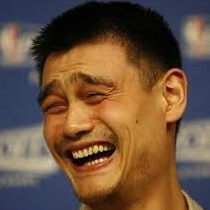
#> input picture Code/RC_reorder/images/YaoMing.jpg, 210 x 210 px, found by its file name
$ python demo.py --image ../RC_reorder/images/YaoMing.jpg
#> lines starting #> are read from the running program, lines starting #| are printed output that depends on the picture
### Code/RC_reorder/score.py
# -*- coding: utf-8 -*-
"""
@Time    : 2019/4/26 17:18
@Author  : QuYue
@File    : score.py
@Software: PyCharm
Introduction: Some scores to evaluate the effectiveness of image reordering
"""
# %% Import Packages
import numpy as np
# %% Functions
def __check(image):
    # check input image's dimension
    if len(image.shape) == 4:
        pass
    elif len(image.shape) == 3:
        image = image[:, np.newaxis, ...]
    elif len(image.shape) == 2:
        image = image[np.newaxis, np.newaxis, ...]
    else:
        print('Please input the right image(image_num * channels * row(be shuffled) * column)')
        image = None
    return image

def __distance_cal(vector1, vector2, type='L1'):
    """
    A function for calculation the distance between two vectors.
    Parameters
    ---------
        input1: ndarray
            vector1
        input2: ndarray
            vector2
        type: string
            The method of calculating the distance.(default:'L1')
            'L1'(Manhattan Distance), 'L2'(Euclidean Distance), 'cos'(Cosine)
    Returns
    ---------
        distance: float
            The distance between two vectors
    """
    if type == 'L1':
        distance = np.linalg.norm(vector1 - vector2, ord=1)
    elif type == 'L2':
        distance = np.linalg.norm(vector1 - vector2)
    elif type == 'cos':
        distance = np.dot(vector1, vector2)/(np.linalg.norm(vector1)*(np.linalg.norm(vector2)))
    else:
        # print("Input a wrong Distance calculation method, will using the default method 'L1'.")
        distance = np.linalg.norm(vector1 - vector2, ord=1)
    return distance

def Fluency_score(image, distance='L1'):
    """
    A function for evaluating images' fluency.
    Parameters
    ---------
        image: ndarray
            The image for calculation fluency. The dimension of this tensor can be :
                (4)image_num * channels * row(the axis be calculated) * column
                (3)image_num * row(the axis be calculated) * column
                (2)row(the axis be calculated) * column
        distance: string
            The method of calculating the distance.(default:'L1')
            'L1'(Manhattan Distance), 'L2'(Euclidean Distance), 'cos'(Cosine)
    Returns
    ---------
        fluency_score: float
            The fluency of the image.
    """
    # check
    image = __check(image)
    if type(image) == type(None):
        return None
    # stack the images
    image = np.hstack(np.vstack(image))
    # calculation
    fluency_score = 0.0
    for i in range(image.shape[0]-1):
        fluency_score +=  __distance_cal(image[i], image[i+1], type=distance)
    return fluency_score

# [48 lines left out: functions Central_score, Symmetric_score, not called in this run]

def Kendall_score(order1, order2):
    """
    A function for calculating the Kendall rank correlation coefficient and Kendall tau rank distance between the two orders by Kendall tau distance.
    Parameters
    ---------
        order1: List or ndarray   e.g. [2, 3, 1, 4, 0]
            A order.(It must be composed of different integers)
        order2: List or ndarray   e.g. [2, 3, 0, 1, 4]
            same as order1.
    Returns
    ---------
        k_coeff: float
            The Kendall rank correlation coefficient between order1 and order2.(same=1, reverse=-1)
        k_distance: int
            The Kendall tau rank distance between order1 and order2.
    """
    order1 = np.array(order1).copy()
    order2 = np.array(order2).copy()
    # check
    if (len(order1) != len(set(order1))) or (len(order2) != len(set(order2))):
        print('An order must be composed of different integers!)')
        return None
    if set(order1) != set(order2):
        print('The elements of order1 and order2 must be same!)')
        return None
    # distance
    k_distance = 0
    k_coeff = 0
    elements = list(set(order1))
    n = len(elements)
    position_dict1 = dict(zip(order1, range(n)))
    position_dict2 = dict(zip(order2, range(n)))
    for i in range(n - 1):
        for j in range(i+1, n):
            if (position_dict1[elements[i]] < position_dict1[elements[j]]) == (position_dict2[elements[i]] < position_dict2[elements[j]]):
                k_coeff += 1
            else:
                k_distance += 1
                k_coeff += -1
    k_coeff = k_coeff / (n * (n - 1) / 2)
    return k_coeff, k_distance


 #%% Main Function
# [35 lines that do not run on import are left out]

### Code/RC_reorder/processing.py
# -*- coding: utf-8 -*-
"""
@Time    : 2019/4/12 19:41
@Author  : QuYue
@File    : processing.py
@Software: PyCharm
Introduction: Processings for images or matrices.
"""
#%% Import Packages
import matplotlib.image as mpimg
import matplotlib.pyplot as plt
import numpy as np
#%% Functions
# [4 lines left out: function rgb2gray, not called in this run]

def shuffle(image, axis=0, seed=None):
    """
    Shuffle one axis of the image.
    Parameters
    ---------
        image: ndarray
            The image which need to be shuffled.
        axis: int
            The axis, which need to be shuffled, of the image (default:0).
        seed: float
            The random seed (default:None).
    Returns
    ---------
        new_image: ndarray
            The image which has been shuffled.
        index: list
            The new order in which the axis is disrupted.
    """
    # shuffle the image
    np.random.seed(seed=seed) # set the random seed
    index = np.arange(image.shape[axis])
    np.random.shuffle(index)
    # axis change
    image = image.swapaxes(axis, 0) # change the choosen axis to the first axis
    new_image = image[index, ...]   # shuffle the choosen axis
    new_image = new_image.swapaxes(axis, 0) # change the axis back
    return new_image, index

# [25 lines left out: function shift, not called in this run]


#%% Main Function
# [29 lines that do not run on import are left out]

### Code/RC_reorder/model.py
# -*- coding: utf-8 -*-
"""
@Time    : 2019/4/13 14:38
@Author  : QuYue
@File    : model.py
@Software: PyCharm
Introduction: Models for matrices' rows and columns reordering.
"""
#%% Import Packages
import numpy as np
from numpy import linalg as la
#%% Models
class ImageReorder():
    # the image recorder algorithms
    def __init__(self, image):
        """
        A class for reordering images which have been shuffled.
        Parameters
        ---------
            image: ndarray
                The image for calculating fluency. The dimension of this tensor can be :
                    (4)image_num * channels * row(be shuffled) * column
                    (3)image_num * row(be shuffled) * column
                    (2)row(be shuffled) * column
        """
        image = self.check(image)
        self.image = image                # image(image_num * channels * row(be shuffled) * column)
        self.L = self.image.shape[2]      # the length of the shuffled axis

    def check(self, image):

        if len(image.shape) == 4:
            pass
        elif len(image.shape) == 3:
            image = image[:, np.newaxis, ...] # add channels' number
        elif len(image.shape) == 2:
            image = image[np.newaxis, np.newaxis, ...] # add images' and channels' number
        else:
            print('Please input the right image(image_num * channels * row(be shuffled) * column)')
            image = None
        return image

    def distance_cal(self, vector, matrix):
        # calculate the distances between the vector and every rows from the matrix (vector:(n,), matrix:(i, n))
        if len(matrix.shape) == 1:         # if matrix is a vector
            matrix = matrix[np.newaxis, :] # add an axis
        distance = np.sum((vector - matrix) ** 2, axis=1)
        return distance

    def update(self, flag='first'):
        # update the memory
        if len(self.unused) == 0: # if 'unused' has no element, which means that the reordering is over
            return None
        if flag == 'first': # find the closest row to the first row from the 'unused'
            dis = self.distance_cal(self.feature[self.used[0], :], self.feature[self.unused, :])
            ind = np.argmin(dis)
            self.memory[0], self.memory[2] = self.unused[ind], dis[ind] # update the memory
        elif flag == 'last': # find the closest row to the last row from the 'unused'
            dis = self.distance_cal(self.feature[self.used[-1], :], self.feature[self.unused, :])
            ind = np.argmin(dis)
            self.memory[1], self.memory[3] = self.unused[ind], dis[ind] # update the memory
        else:
            print("flag should be 'first' or 'last'.")

    def greed(self, seed=None):
        # greed algorithm
        np.random.seed(seed=seed)  # set the random seed
        self.used = []                    # used row
        self.unused = list(range(self.L)) # unused row
        first = np.random.randint(self.L) # choose one row randomly
        self.used.append(first)
        self.unused.remove(first)
        self.memory = [1, 1, 1, 1] # the memory is a list including 4 elements. To be more specific:
                                   # [the index of the closest row to 'first' ，the index of the closest row to 'last'，
                                   # the distance between 'first' and its closest row， the distance between 'last' and its closest row]
        self.update('first')
        self.update('last')
        first, last = self.used[0], self.used[-1] # the first row, the last row
        for i in range(self.L - 1):
            if self.memory[2] < self.memory[3]: # update the first row
                self.used.insert(0, self.memory[0])
                self.unused.remove(self.memory[0])
                self.update('first')
                first = self.used[0]
                if first == self.memory[1]:
                    self.update('last')
            else:
                self.used.append(self.memory[1]) # update the last row
                self.unused.remove(self.memory[1])
                self.update('last')
                last = self.used[-1]
                if last == self.memory[0]:
                    self.update('first')
        return self.used

    def svd_imsort(self, seed=None):
        # SVD image sort algorithm
        new_image, index = self.svd_greed(u_num=1, seed=seed)
        return new_image, index

    def svd_greed(self, u_num=3, seed=None):
        # SVD greed algorithm
        if u_num == 0:
            return self.image
        feature = []
        for img in self.image:
            img = np.hstack(img) # stack channels
            u, sigma, vt = la.svd(img)
            feature.append(u[:, :u_num])
        self.feature = np.hstack(feature)
        index = self.greed(seed)
        new_image = self.image[:, :, index, :]
        return new_image, index

    def direct_greed(self, seed=None):
        # directly greed algorithm
        self.feature = np.hstack(np.vstack(self.image))
        index = self.greed(seed)
        new_image = self.image[:, :, index, :]
        return new_image, index


#%% Main Function
# [54 lines that do not run on import are left out]

### Code/Experiment1_image_recover/demo.py
# -*- coding: utf-8 -*-
"""
@Time    : 2019/4/16 4:46
@Author  : QuYue
@File    : demo.py
@Software: PyCharm
Introduction: demo for RGB picture recover
"""
# %% Import Packages
import matplotlib.pyplot as plt
import matplotlib.image as mpimg
import numpy as np
import argparse
import sys
sys.path.append('..') # add the path which includes the packages
import RC_reorder.processing as processing
import RC_reorder.model as model
import RC_reorder.score as score

# %% Get the arguments from cmd.
parser = argparse.ArgumentParser(description='A demo for RGB image recover.')
parser.add_argument('-i', '--image', type=str, default='lena.jpg', metavar='str',
                    help="the name of the image. (default: 'lena.jpg' )")
parser.add_argument('-p', '--path', type=str, default='../../Data/Images/', metavar='str',
                    help="the path of the picture. (default: '../../Data/Images/')")
Args = parser.parse_args() # the Arguments

#%% Main Function
if __name__ == '__main__':
    # %% Read Data
    image_name = Args.image # get the images name
    image_path = Args.path # get the path of the images
    image = mpimg.imread(image_path + image_name) # read the images
#> image is the input picture: shape (210, 210, 3); mean R, G, B 108.5, 82.3, 61.3
    # change the axis
    image_f = image.transpose(2, 0, 1)
    image_f = image_f[np.newaxis, ...]
    # show
    plt.ion()
    plt.figure(1) # show
    plt.subplot(1, 2, 1)
    fluency = score.Fluency_score(image_f)
#> the loop in Fluency_score, `for i in range(image.shape[0]-1):` made 209 passes
#> (distance in __distance_cal, fluency_score) on passes 1 to 3: (44116, 44116), (45533, 89649), (34986, 124635)
#> after the loop in Fluency_score, `for i in range(image.shape[0]-1):`: fluency_score = 14207137
#> fluency = 14207137
    plt.imshow(image_f[0].transpose(1, 2, 0))
    plt.axis('off')
    plt.title('%s %d' %(image_name, fluency))

    # %% Shuffle
    shuffle_image, index0  = processing.shuffle(image_f, axis=2)
#> index0 = 210 values, max 209 at index 2, min 0 at index 116, mean 104.5
    index0 = np.array(index0) # change to ndarray
    plt.subplot(1, 2, 2) # show
    plt.imshow(shuffle_image[0].transpose(1, 2, 0))
    fluency = score.Fluency_score(shuffle_image)
#> call 2 of Fluency_score, with image = array of shape (1, 3, 210, 210), distance = 'L1'
#> in Fluency_score (call 2), `image = np.hstack(np.vstack(image))`:
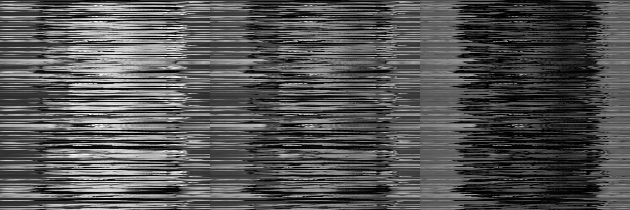
#> image: shape (210, 630); min 0, max 255, mean 84
#> the loop in Fluency_score (call 2), `for i in range(image.shape[0]-1):` made 209 passes
#> (distance in __distance_cal, fluency_score) on passes 1 to 3: (83783, 83783), (85851, 169634), (94434, 264068)
#> after the loop in Fluency_score (call 2), `for i in range(image.shape[0]-1):`: fluency_score = 16649623
#> fluency = 16649623
    plt.title('shuffle %d' %fluency)
    plt.axis('off')
    plt.draw()

    # %% SVD image sort
    recover = model.ImageReorder(shuffle_image)
    new_image1, index = recover.svd_imsort()
#> the loop in svd_greed, `for img in self.image:` made 1 pass
#> pass 1, in svd_greed, `u, sigma, vt = la.svd(img)`:
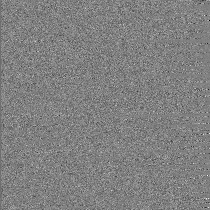
#> u: shape (210, 210) float64; min -0.518, max 0.509, mean -0.000225; drawn with min black and max white
#> pass 1, in svd_greed, `u, sigma, vt = la.svd(img)`:
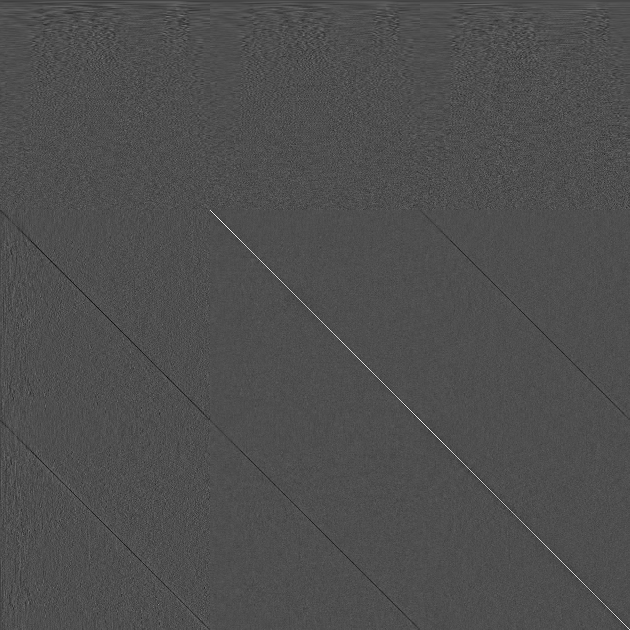
#> vt: shape (630, 630) float64; min -0.395, max 0.882, mean -5.85e-06; drawn with min black and max white
#> after the loop in svd_greed, `for img in self.image:`: feature = 1 item
#> in svd_greed, `self.feature = np.hstack(feature)`: self.feature = 210 values, max -0.0247 at index 96, min -0.0884 at index 157, mean -0.0662
#> in distance_cal, `distance = np.sum((vector - matrix) ** 2, axis=1)`: distance = 209 values, max 0.00272 at index 96, min 4.02e-11 at index 35, mean 0.000494
#> in update, `dis = self.distance_cal(self.feature[self.used[0], :], self.feature[se..`: dis has the same summary as distance in distance_cal
#> in update, `ind = np.argmin(dis)`: ind = 35
#> the loop in greed, `for i in range(self.L - 1):` made 209 passes
#> last on passes 1, 10, 11, 14, 15, 16, 17, 18, 19, 20, 21, 22: 35, 173, 151, 39, 90, 57, 120, 10, 183, 161, 73, 205
#> first on passes 2 to 7: 121, 55, 12, 87, 64, 172
#> after the loop in greed, `for i in range(self.L - 1):`: self.unused = []; self.used = 210 values, max 209 at index 100, min 0 at index 189, mean 104.5
#> in svd_greed, `index = self.greed(seed)`: index has the same summary as self.used in greed
#> in svd_imsort, `new_image, index = self.svd_greed(u_num=1, seed=seed)`: index has the same summary as self.used in greed
#> index has the same summary as self.used in greed
    # show
    plt.figure(2)
    plt.imshow(new_image1[0].transpose(1, 2, 0))
    fluency = score.Fluency_score(new_image1)
#> call 3 of Fluency_score, with image = array of shape (1, 3, 210, 210), distance = 'L1'
#> in Fluency_score (call 3), `image = np.hstack(np.vstack(image))`:
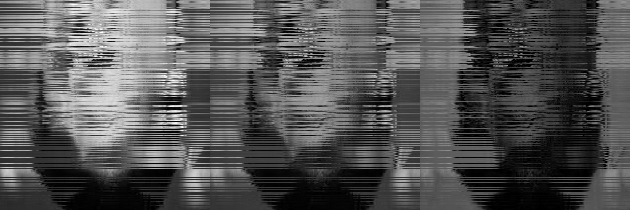
#> image: shape (210, 630); min 0, max 255, mean 84
#> the loop in Fluency_score (call 3), `for i in range(image.shape[0]-1):` made 209 passes
#> (distance in __distance_cal, fluency_score) on passes 1 to 3: (81245, 81245), (68353, 149598), (80162, 229760)
#> after the loop in Fluency_score (call 3), `for i in range(image.shape[0]-1):`: fluency_score = 15511524
#> fluency = 15511524
    k_coeff, k_distance = score.Kendall_score(index0[index], range(len(index)))
#> in Kendall_score, `order1 = np.array(order1).copy()`: order1 = 210 values, max 209 at index 147, min 0 at index 177, mean 104.5
#> in Kendall_score, `elements = list(set(order1))`: elements = 210 values from 0 to 209
#> in Kendall_score, `n = len(elements)`: n = 210
#> in Kendall_score, `position_dict1 = dict(zip(order1, range(n)))`: position_dict1 = 210 items
#> in Kendall_score, `k_coeff = k_coeff / (n * (n - 1) / 2)`: k_coeff = -0.37
#> k_coeff = -0.37; k_distance = 15036
    plt.title('SVD_imsort %d %.2f' %(fluency, k_coeff))
    plt.axis('off')
    plt.draw()

    # %% SVD greed
    plt.figure(3)
    for i in range(1, 21):
        plt.subplot(4, 5, i)
        new_image2, index = recover.svd_greed(u_num=i)
        plt.imshow(new_image2[0].transpose(1, 2, 0))
        fluency = score.Fluency_score(new_image2)
        k_coeff, k_distance = score.Kendall_score(index0[index], range(len(index)))
        plt.title('u=%d %d %.2f' %(i, fluency, k_coeff))
        plt.axis('off')
    plt.draw()

    # %% Direct greed
    plt.figure(4)
    new_image3, index = recover.direct_greed()
    plt.imshow(new_image3[0].transpose(1, 2, 0))
    fluency = score.Fluency_score(new_image3)
#> in Fluency_score (call 24), `image = np.hstack(np.vstack(image))`:
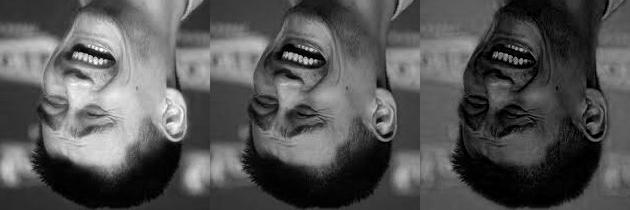
#> image: shape (210, 630); min 0, max 255, mean 84
    k_coeff, k_distance = score.Kendall_score(index0[index], range(len(index)))
    plt.title('Direct_greed %d %.2f' %(fluency,k_coeff))
    plt.axis('off')
    plt.draw()

    # [22 lines of commented-out code are left out]
    plt.ioff()
    plt.show()
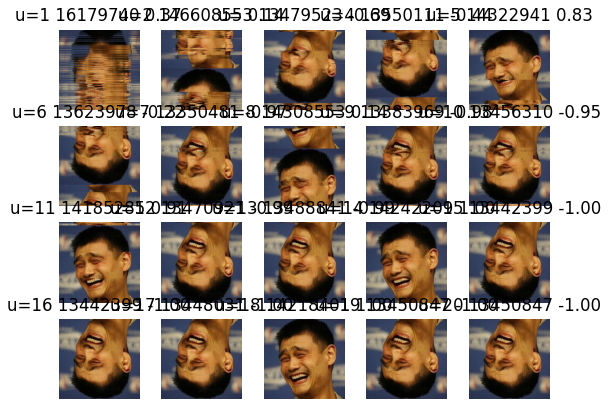
#> figure drawn by matplotlib, 20 panels
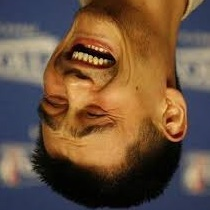
#> shown: shape (210, 210, 3); mean R, G, B 108.5, 82.3, 61.3
